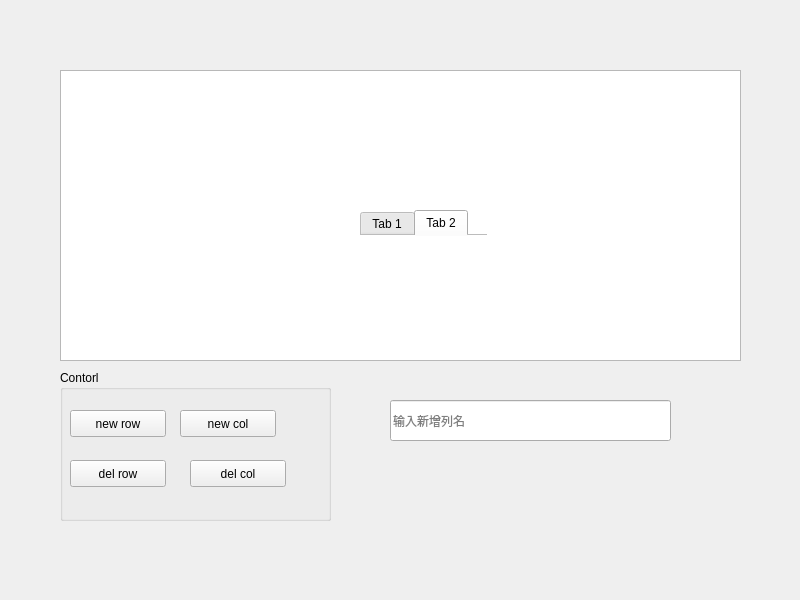
<?xml version="1.0" encoding="UTF-8"?>
<ui version="4.0">
 <class>Widget</class>
 <widget class="QWidget" name="Widget">
  <property name="geometry">
   <rect>
    <x>0</x>
    <y>0</y>
    <width>800</width>
    <height>600</height>
   </rect>
  </property>
  <property name="windowTitle">
   <string>Widget</string>
  </property>
  <widget class="QTableWidget" name="tableWidget">
   <property name="geometry">
    <rect>
     <x>60</x>
     <y>70</y>
     <width>681</width>
     <height>291</height>
    </rect>
   </property>
  </widget>
  <widget class="QLineEdit" name="lineEdit">
   <property name="geometry">
    <rect>
     <x>390</x>
     <y>400</y>
     <width>281</width>
     <height>41</height>
    </rect>
   </property>
   <property name="placeholderText">
    <string>输入新增列名</string>
   </property>
  </widget>
  <widget class="QGroupBox" name="groupBox">
   <property name="geometry">
    <rect>
     <x>60</x>
     <y>370</y>
     <width>271</width>
     <height>151</height>
    </rect>
   </property>
   <property name="title">
    <string>Contorl</string>
   </property>
   <property name="flat">
    <bool>false</bool>
   </property>
   <property name="checkable">
    <bool>false</bool>
   </property>
   <property name="checked">
    <bool>false</bool>
   </property>
   <widget class="QPushButton" name="newRowBtn">
    <property name="geometry">
     <rect>
      <x>10</x>
      <y>40</y>
      <width>96</width>
      <height>27</height>
     </rect>
    </property>
    <property name="text">
     <string>new row</string>
    </property>
   </widget>
   <widget class="QPushButton" name="newColBtn">
    <property name="geometry">
     <rect>
      <x>120</x>
      <y>40</y>
      <width>96</width>
      <height>27</height>
     </rect>
    </property>
    <property name="text">
     <string>new col</string>
    </property>
   </widget>
   <widget class="QPushButton" name="delRowBtn">
    <property name="geometry">
     <rect>
      <x>10</x>
      <y>90</y>
      <width>96</width>
      <height>27</height>
     </rect>
    </property>
    <property name="text">
     <string>del row</string>
    </property>
   </widget>
   <widget class="QPushButton" name="delColBtn_2">
    <property name="geometry">
     <rect>
      <x>130</x>
      <y>90</y>
      <width>96</width>
      <height>27</height>
     </rect>
    </property>
    <property name="text">
     <string>del col</string>
    </property>
   </widget>
  </widget>
  <widget class="QTabWidget" name="tabWidget">
   <property name="geometry">
    <rect>
     <x>360</x>
     <y>210</y>
     <width>127</width>
     <height>80</height>
    </rect>
   </property>
   <property name="currentIndex">
    <number>1</number>
   </property>
   <property name="documentMode">
    <bool>true</bool>
   </property>
   <widget class="QWidget" name="tab">
    <attribute name="title">
     <string>Tab 1</string>
    </attribute>
   </widget>
   <widget class="QWidget" name="tab_2">
    <attribute name="title">
     <string>Tab 2</string>
    </attribute>
   </widget>
  </widget>
 </widget>
 <resources/>
 <connections/>
</ui>
